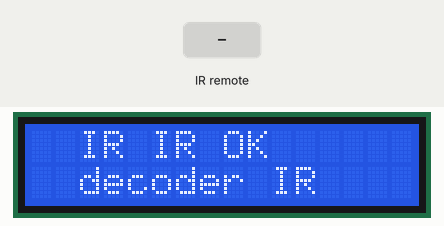
Bench run of a sketch on a simulated Arduino Uno, built with avr-gcc and run on an emulated ATmega328P. Shown: 16×2 character LCD. Inputs (shaded band) come from the test bench. What the sketch prints to the serial monitor is not drawn.

Above: at 1.2 s.
1.3 s: infrared code 0xE0FA8FAC received
At 2.2 s:
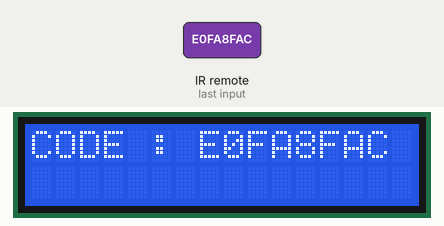
2.8 s: infrared code 0xEE2F6BA6 received
At 3.3 s:
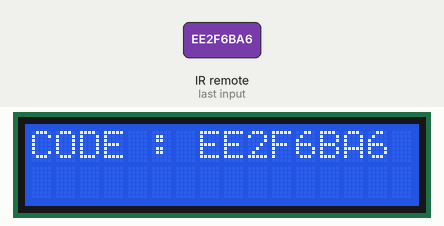
Timing chart, 0 to 5.8 s (numbered marks = the images above; inputs shaded):
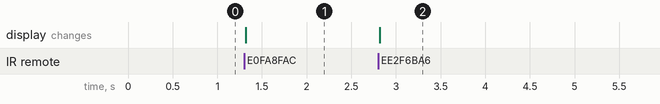

Measured:
- after the input at 1.3 s, the display: changes at once (image 1)
- after the input at 2.8 s, the display: changes at once (image 2)

The sketch:

IRand_LCD.ino
```cpp
#include <LiquidCrystal_I2C.h>
#include <IRremote.h>
LiquidCrystal_I2C lcd(0x27,16,2);

int receptor = 11;
int led = 13;
String s="";
int a = 2;

IRrecv irrecv(receptor);
decode_results codigo;

//sus

void setup() {
  Serial.begin (9600);
  irrecv.enableIRIn ();
  lcd.init();
  lcd.clear();
  lcd.backlight();


  lcd.setCursor(2,0);
  lcd.print("IR IR OK");

  lcd.setCursor(2,1);
  lcd.print("decoder IR");
}

void loop() {
   if (irrecv.decode(&codigo)) {
      lcd.clear();

  //Serial.println (pin.results.value, HEX);
  lcd.setCursor(0,0);
  lcd.print("CODE :");

  lcd.setCursor(7,0);
  lcd.print(codigo.value,HEX);
  Serial.println(codigo.value,HEX);

  if(codigo.value==0xE0FA8FAC)
  {
    digitalWrite(led,HIGH);
  }
  else if(codigo.value==0xEE2F6BA6)
  {
    digitalWrite(led,LOW);
  }
  delay(500);
  irrecv.resume();


}

}
```
